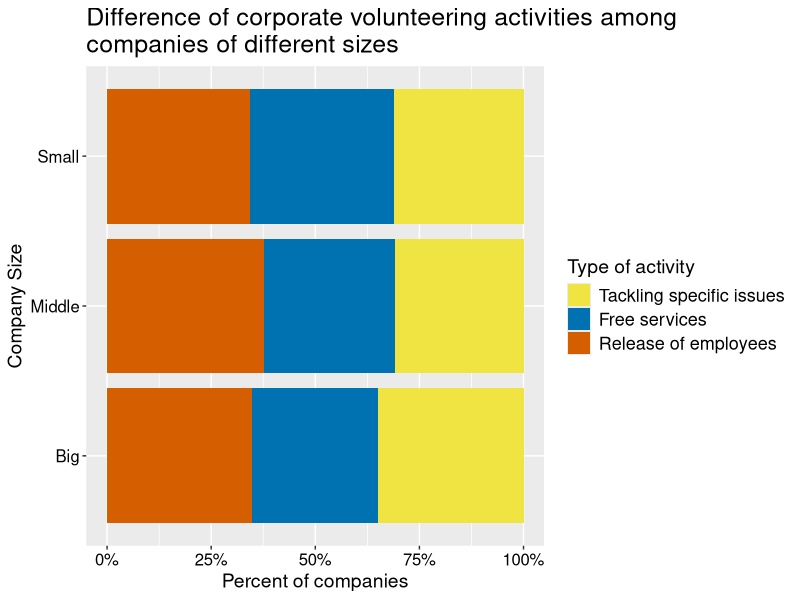
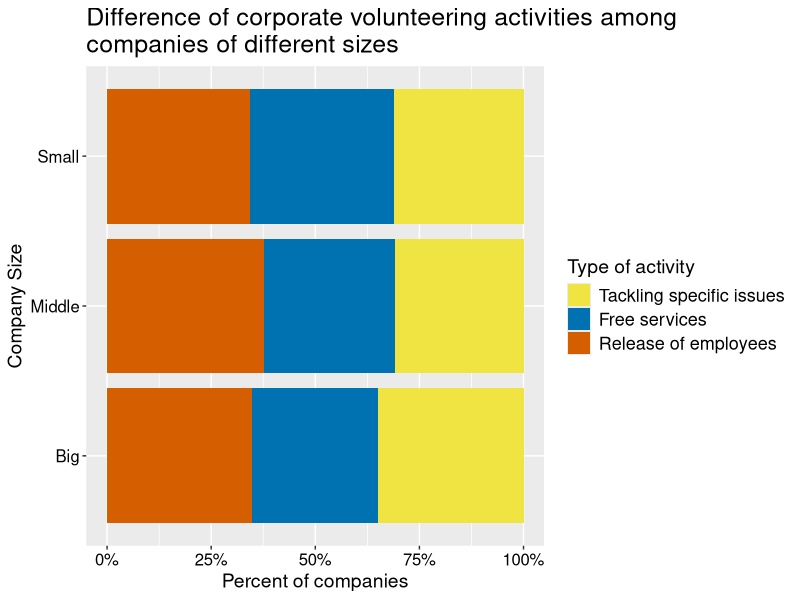

Recreate these plots in R, in order.
## ---- chunk 1
knitr::opts_chunk$set(echo = TRUE)
## ---- chunk 2
library(readxl)
library(tidyr)
library(ggplot2)
library(dplyr)
library(tidyverse)

# import the excel
wholeSet <- read_excel("MUE.2022.for.LMU.xlsx")
data <- wholeSet[, c(85, 6, 7, 8)]
colnames(data) <- c("class", "activity1", "activity2", "activity3")

# change the data into long term
df_long <- data %>%
  gather(key = "activity", value = "participation", activity1, activity2, activity3)

# choose the data of ones that have participated the activity
df_long <- df_long %>%
  filter(participation == 1 | participation == 2)

# caculate the percentage of each
df_percentage <- df_long %>%
  group_by(class, activity) %>%
  summarise(count = n(), .groups = "drop") %>%
  group_by(class) %>%
  mutate(percentage = count / sum(count))

# translation of names of classes
df_percentage <- df_percentage %>%
  mutate(class = case_when(class == "Kleine Unternehmen" ~ "Small",
                           class == "Mittlere Unternehmen" ~ "Middle",
                           class == "Großunternehmen" ~ "Big"))
# generate a gragh to reveal the percentage
ggplot(df_percentage, aes(x = class, y = percentage, fill = activity)) +
  geom_bar(stat = "identity", position = "stack") +
  scale_fill_manual(values = c("#F0E442", "#0072B2", "#D55E00"),
    labels = c(
      "Tackling specific issues",
      "Free services",
      "Release of employees"
    )
  ) +
  labs(x = "Company Size", y = "Percent of companies", fill = "Type of activity") +
  theme(title=element_text(size = 15),
      axis.title = element_text(size = 14),
      axis.text= element_text(colour="black", size = 12),
      legend.text=element_text(size = 13),
      legend.title=element_text(size = 14))+
  ggtitle("Difference of corporate volunteering activities among 
companies of different sizes") +
  scale_y_continuous(labels = scales::percent_format())+
  coord_flip() 

ggsave("1question.png", device = "png", width = 9, height = 6)
